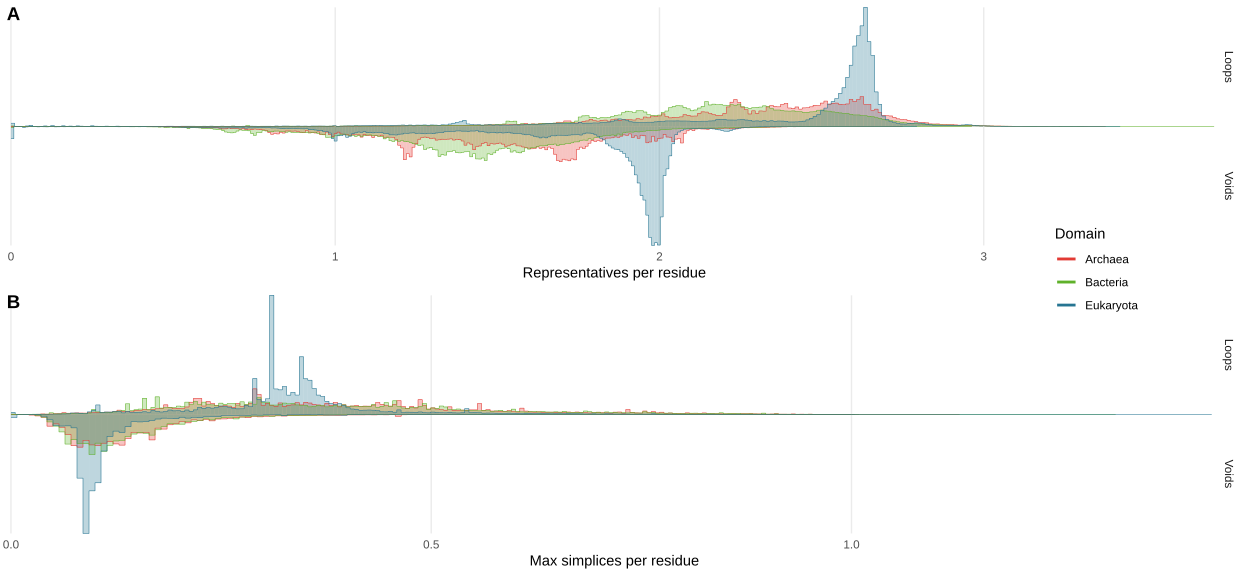

Write R code to recreate this figure.
#!/usr/bin/env Rscript
if (!require("pacman")) install.packages("pacman")
pacman::p_load(data.table, ggplot2, cowplot, ggh4x, svglite)

green = "#5fb12a"
blue  = "#267592"
red   = "#e23a34"

# convert from bucket in range [0,1000] to the actual value for richness.
bucket2richness = function(bucket) {
    # first the value in log10 space
    v = dt_maxs$richness_min + (bucket / 1000) * (dt_maxs[,richness_max - richness_min])
    10^v
}
# Version with formatting
bucket2richness.fmt = function(bucket) {
    format(bucket2richness(bucket), digits=3, scientific=TRUE)
}
# inverse of above without formatting
richness2bucket = function(v) {
    # first the value in log10 space
    1000 * (log10(v) - dt_maxs$richness_min) / (dt_maxs[,richness_max - richness_min])
}

# for subfig A we comp topological richness as a single value for each species.
dtn = fread("./taxNodes.tsv.gz")[domain!="V"]
dt.rich = dtn[rank=="species", .(richness=avg_nrep1_t10_pp/avg_n_pp, proteins), by=domain]
dt.rich[,weighted:=richness*proteins]

breaks = c(1e-5, 1e-4, 5e-4, 1e-3, 2e-3, 5e-3, 1e-2, 2e-2)
# trick to place similar space here as with other subplots that have facets
dt.rich[,H:=" "]
p.dens = ggplot(dt.rich, aes(richness, fill=domain, color=domain)) +
    scale_x_log10(
        name="Topological richness from species-averages",
        expand=c(0,0),
        limits=c(NA, 7.7e-2), # expand limits to better match with other subfigure
        breaks=breaks
    ) +
    scale_fill_manual(name="Domain", values=c(red, green, blue)) +
    scale_color_manual(name="Domain", values=c(red, green, blue)) +
    geom_density(alpha=0.3, show.legend=FALSE) +
    theme_minimal() +
    theme(
        panel.grid.minor=element_blank(),
        panel.grid.major.y=element_blank(),
        panel.border=element_blank(),
        axis.text.y=element_blank(),
        axis.ticks.y=element_blank(),
        axis.title.y=element_blank(),
        panel.spacing=unit(0, "lines"),
        legend.position="inside",
        legend.position.inside=c(0.9, 1.1)
    ) +
    guides(color=guide_legend(override.aes=list(linewidth=1))) +
    facet_grid(rows=vars(H), scales="free_y")
p.dens

# how many are discarded from having 0 richness
dt.rich.0 = merge(
    dt.rich[richness==0, .(n.prots.discarded=sum(proteins), n.species.discarded=.N), by=domain],
    dt.rich[, .(n.prots.total=sum(proteins), n.species.total=.N), by=domain],
    by="domain"
)
dt.rich.0[,frac.prots.discarded:=n.prots.discarded/n.prots.total]
dt.rich.0[,frac.species.discarded:=n.species.discarded/n.species.total]
dt.rich.0

dt_maxs = fread("../postgres/domainhistmaxs.csv")
dt = fread("../postgres/domainhist.csv")[domain!="V"]
dtm = fread("../postgres/hist_E.csv")
setnames(dt, "h", "H")
setnames(dtm, "h", "H")
# One NA bucket for each species which counts of how many entries had richness=0 since we couldn't do log10(0).
# we temp use bucket -1 for these.
# buckets are otherwise in range [1,1001] which corresponds to values in [0, dt_maxs$<NAME>]
range(dt[!is.na(bucket),bucket])
dt[!is.na(bucket), bucket:=bucket-1]
dt[is.na(bucket),bucket:=-1]
dtm[!is.na(bucket), bucket:=bucket-1]
dtm[is.na(bucket),bucket:=-1]

# any bucket without values will be missing but should have freq=0, and weighted=0
buckets = CJ(bucket=0:1000, H=unique(dt$H), domain=unique(dt$domain), meas=unique(dt$meas))
buckets.m = CJ(bucket=0:1000, H=unique(dtm$H), multicell=unique(dtm$multicell), meas=unique(dtm$meas))
dt = merge(dt, buckets, by=c("H", "domain", "meas", "bucket"), all=TRUE)[!((meas=="richness") & (H==2))]
dtm = merge(dtm, buckets.m, by=c("H", "multicell", "meas", "bucket"), all=TRUE)[!((meas=="richness") & (H==2))]
dt[is.na(dt)] = 0
dtm[is.na(dtm)] = 0
dt = dt[order(bucket)]
dtm = dtm[order(bucket)]

# domain average
dt.avg = dt[meas=="richness", .(domain, bucket, freq, weighted)]
dt.avg[bucket!=-1, richness:=bucket2richness(bucket)]
dt.avg[bucket==-1, richness:=0]
dt.avg = dt.avg[, .(richness.avg=sum(richness*freq)/sum(freq)), by=domain]
dt.avg
# TODO you can use these numbers instead for the lines on the tree fig colourscale,
# which is different by being computed on individual proteins rather than division for domains overall.
# Or you can completely remove those lines since it's unusual.

# this table shows how many are discarded from having 0 richness
dt.0 = merge(
    dt[bucket==-1,.(domain,n.prots.discarded=freq,n.weighted.discarded=weighted)],
    dt[meas=="richness",.(n.prots.total=sum(freq), n.species.total=sum(weighted)),by=domain],
    by="domain"
)
dt.0[,frac.prots.discarded:=n.prots.discarded/n.prots.total]
dt.0[,frac.weighted.discarded:=n.weighted.discarded/n.prots.total]
dt.0
dt = dt[bucket!=-1]
dtm = dtm[bucket!=-1]

# coarsen hists
w_rich = 7
w_nrep = 3
w_maxrep = 5
dt[meas=="richness",xmin:=floor(bucket/w_rich)*w_rich]
dt[meas=="nrep",    xmin:=floor(bucket/w_nrep)*w_nrep]
dt[meas=="maxrep",  xmin:=floor(bucket/w_maxrep)*w_maxrep]
dtm[meas=="richness",xmin:=floor(bucket/w_rich)*w_rich]
dtm[meas=="nrep",    xmin:=floor(bucket/w_nrep)*w_nrep]
dtm[meas=="maxrep",  xmin:=floor(bucket/w_maxrep)*w_maxrep]
dt  = dt[,  .(freq=sum(freq), weighted=sum(weighted)), by=c("domain",    "xmin", "H", "meas")]
dtm = dtm[, .(freq=sum(freq), weighted=sum(weighted)), by=c("multicell", "xmin", "H", "meas")]

# scale to sum to 1 like a density
dt[, dens:=freq/sum(freq), by=c("domain", "H", "meas")]
dt[, densw:=weighted/sum(weighted), by=c("domain", "H", "meas")]
dtm[, dens:=freq/sum(freq), by=c("multicell", "H", "meas")]
dtm[, densw:=weighted/sum(weighted), by=c("multicell", "H", "meas")]

# display names
dtm[multicell=="t", multicell:="Metazoa & Embryophyta"]
dtm[multicell=="f", multicell:="Remaining eukaryota"]

# preserve a copy
dt.rich.plt = dt[meas=="richness"]
dtm.rich.plt = dtm[meas=="richness"]

# scale buckets out of 1000 to actual range of values.
# First calc 4 scaling ratios and temporarily store to w
dt[(meas=="nrep")  &(H==1), w:=dt_maxs$nrep1_max    /1000]
dt[(meas=="nrep")  &(H==2), w:=dt_maxs$nrep2_max    /1000]
dt[(meas=="maxrep")&(H==1), w:=dt_maxs$maxrep1_max  /1000]
dt[(meas=="maxrep")&(H==2), w:=dt_maxs$maxrep2_max  /1000]
dtm[(meas=="nrep")  &(H==1), w:=dt_maxs$nrep1_max    /1000]
dtm[(meas=="nrep")  &(H==2), w:=dt_maxs$nrep2_max    /1000]
dtm[(meas=="maxrep")&(H==1), w:=dt_maxs$maxrep1_max  /1000]
dtm[(meas=="maxrep")&(H==2), w:=dt_maxs$maxrep2_max  /1000]
# scale xmin
dt[,xmin:=w*xmin]
dtm[,xmin:=w*xmin]
# then actually set the scaled bin width
dt[meas=="nrep",    w:=w*w_nrep]
dt[meas=="maxrep",  w:=w*w_maxrep]
dtm[meas=="nrep",    w:=w*w_nrep]
dtm[meas=="maxrep",  w:=w*w_maxrep]

# Display names
dt[domain=="B", domain:="Bacteria"]
dt[domain=="A", domain:="Archaea"]
dt[domain=="E", domain:="Eukaryota"]

dt[,H:=as.character(H)]
dtm[,H:=as.character(H)]
dt[H=="1", H:="Loops"]
dt[H=="2", H:="Voids"]
dtm[H=="1", H:="Loops"]
dtm[H=="2", H:="Voids"]

# trick to place similar space here as with other subplots that have facets
dt.rich.plt[,H:=as.character(H)]; dt.rich.plt[,H:=" "]
dtm.rich.plt[,H:=as.character(H)]; dtm.rich.plt[,H:=" "]
p.rich = ggplot(dt.rich.plt, aes(
    fill=domain,
    xmin=xmin, xmax=xmin+w_rich, ymax=densw,
    x=xmin, y=densw
)) +
    scale_x_continuous(
        # name="Topological richness from individual proteins",
        name="Topological richness",
        expand=c(0,0),
        label=bucket2richness.fmt,
        breaks=richness2bucket(breaks)
    ) +
    scale_fill_manual( name="Domain", values=c(red, green, blue), labels=c("Archaea", "Bacteria", "Eukaryota")) +
    scale_color_manual(name="Domain", values=c(red, green, blue), labels=c("Archaea", "Bacteria", "Eukaryota")) +
    geom_rect(ymin=0, alpha=0.3, position="identity", show.legend=FALSE) +
    geom_step(
        mapping=aes(color=domain),
        direction="hv",
        position="identity",
        linewidth=.2,
        show.legend=TRUE
    ) +
    theme_minimal() +
    theme(
        panel.grid.minor=element_blank(),
        panel.grid.major.y=element_blank(),
        panel.border=element_blank(),
        axis.text.y=element_blank(),
        axis.ticks.y=element_blank(),
        axis.title.y=element_blank(),
        panel.spacing=unit(0, "lines"),
        legend.position = "inside",
        # legend.background = element_rect(colour="white"),
        legend.justification.top="left",
        legend.justification.left="top",
        legend.justification.bottom = "right",
        legend.justification.inside=c(1, 1),
        legend.position.inside = c(1.03,1),
        legend.title=element_text(margin=margin(4,0,4,4)),
        legend.key.height=unit(10, "pt")
    ) +
    guides(color=guide_legend(override.aes=list(linewidth=1))) +
    # disable clipping since a tiny bit of the plot outline from geom_step is cut by the clipping mask.
    coord_cartesian(clip="off") +
    facet_grid(rows=vars(H), scales="free_y")
p.rich

p.rich.m = ggplot(dtm.rich.plt, aes(
    fill=multicell,
    xmin=xmin, xmax=xmin+w_rich, ymax=densw,
    x=xmin, y=densw
)) +
    scale_x_continuous(
        name="Topological richness",
        expand=c(0,0),
        label=bucket2richness.fmt,
        breaks=richness2bucket(breaks)
    ) +
    scale_fill_manual( name="", values=c("black", blue)) +
    scale_color_manual(name="", values=c("black", blue)) +
    geom_rect(ymin=0, alpha=0.3, position="identity", show.legend=FALSE) +
    geom_step(
        mapping=aes(color=multicell),
        direction="hv",
        position="identity",
        linewidth=.2,
        show.legend=TRUE
    ) +
    theme_minimal() +
    theme(
        panel.grid.minor=element_blank(),
        panel.grid.major.y=element_blank(),
        panel.border=element_blank(),
        axis.text.y=element_blank(),
        axis.ticks.y=element_blank(),
        axis.title.y=element_blank(),
        panel.spacing=unit(0, "lines"),
        legend.position = "inside",
        # legend.background = element_rect(colour="white"),
        legend.justification.top="left",
        legend.justification.left="top",
        legend.justification.bottom = "right",
        legend.justification.inside=c(1, 1),
        legend.position.inside = c(1.03,1),
        legend.title=element_text(margin=margin(4,0,4,4)),
        legend.key.height=unit(10, "pt")
    ) +
    guides(color=guide_legend(override.aes=list(linewidth=1))) +
    # disable clipping since a tiny bit of the plot outline from geom_step is cut by the clipping mask.
    coord_cartesian(clip="off") +
    facet_grid(rows=vars(H), scales="free_y")
p.rich.m

plt_common = function(show.legend, measname, xname, colvar="domain", colname="Domain", DT=dt, palette=c(red, green, blue)) {
    ggplot(DT[meas==measname], aes(
        fill=get(colvar),
        xmin=xmin, xmax=xmin+w, ymax=densw,
        x=xmin, y=densw
    )) +
        scale_x_continuous(name=xname, expand=c(0,0)) +
        facet_grid(rows=vars(H), scales="free_y") +
        # from ggh4x
        facetted_pos_scales(y=list(
            scale_y_continuous(expand=expansion(mult=c(0,0))),
            scale_y_reverse(   expand=expansion(mult=c(0,0)))
            # An alternative to disabling clipping:
            # scale_y_continuous(expand=expansion(mult=c(0,4e-3))),
            # scale_y_reverse(   expand=expansion(mult=c(4e-3,0)))
        )) +
        scale_fill_manual(name=colname, values=palette) +
        scale_color_manual(name=colname, values=palette) +
        geom_rect(ymin=0, alpha=0.3, position="identity", show.legend=FALSE) +
        geom_step(
            mapping=aes(color=get(colvar)),
            direction="hv",
            position="identity",
            linewidth=.2,
            show.legend=show.legend
        ) +
        theme_minimal() +
        theme(
            panel.grid.minor=element_blank(),
            panel.grid.major.y=element_blank(),
            panel.border=element_blank(),
            axis.text.y=element_blank(),
            axis.ticks.y=element_blank(),
            axis.title.y=element_blank(),
            panel.spacing=unit(0, "lines")
        ) +
        guides(color=guide_legend(override.aes=list(linewidth=1))) +
        # disable clipping since a tiny bit of the plot outline from geom_step is cut by the clipping mask.
        coord_cartesian(clip="off")
}

p1 = plot_grid(
    p.rich,
    plt_common(F, "nrep",     "Representatives per residue"),
    plt_common(F, "maxrep",   "Max simplices per residue"),
    labels="AUTO",
    ncol=1
)
p1

# p2 = plot_grid(
#     p.dens,
#     p.rich,
#     plt_common(F, "nrep",  "Representatives per residue"),
#     plt_common(T, "maxrep","Max simplices per residue"),
#     labels="AUTO",
#     ncol=1
# )
# p2

p3 = plot_grid(
    p.rich.m,
    plt_common(F, "nrep",   "Representatives per residue", colvar="multicell", colname="Multicellular", DT=dtm, palette=c("black", blue)),
    plt_common(F, "maxrep", "Max simplices per residue", colvar="multicell", colname="Multicellular", DT=dtm, palette=c("black", blue)),
    labels="AUTO",
    ncol=1
)
p3

width = 13/2
height = 6/4*3
# ggsave("domainhist-rich.pdf", p1, width=width, height=height)
# ggsave("domainhist-rich.svg", p1, width=width, height=height)
# ggsave("multicell-hists.pdf", p3, width=width, height=height)

# write figure data out for publication
# richness fig xmin is currently indicating bucket index
dt.rich.plt[,xmin:=bucket2richness(xmin)]
dtm.rich.plt[,xmin:=bucket2richness(xmin)]
# display names
dt.rich.plt[domain=="B", domain:="Bacteria"]
dt.rich.plt[domain=="A", domain:="Archaea"]
dt.rich.plt[domain=="E", domain:="Eukaryota"]
dt.pub = rbind(
    dt.rich.plt[, .(meas, H="Loops", domain, xmin, density=densw)],
    dt[meas!="richness", .(meas, H, domain, xmin, density=densw)]
)
dtm.pub = rbind(
    dtm.rich.plt[, .(meas, H="Loops", multicell, xmin, density=densw)],
    dtm[meas!="richness", .(meas, H, multicell, xmin, density=densw)]
)
# indicate subfigure
dt.pub[meas=="richness",subfigure:="A"]
dt.pub[meas=="nrep",subfigure:="B"]
dt.pub[meas=="maxrep",subfigure:="C"]
dtm.pub[meas=="richness",subfigure:="A"]
dtm.pub[meas=="nrep",subfigure:="B"]
dtm.pub[meas=="maxrep",subfigure:="C"]
dt.pub[,meas:=NULL]
dtm.pub[,meas:=NULL]
dt.pub = dt.pub[order(subfigure, H, domain, xmin)][,.(subfigure,H,domain,xmin,density)]
dtm.pub = dtm.pub[order(subfigure, H, multicell, xmin)][,.(subfigure,H,multicellular=multicell,xmin,density)]
fwrite(dt.pub, "../../../Results/figures/Figure2ABC.tsv", sep='\t')
fwrite(dtm.pub, "../../../Results/figures/FigureS17ABC.tsv", sep='\t')
